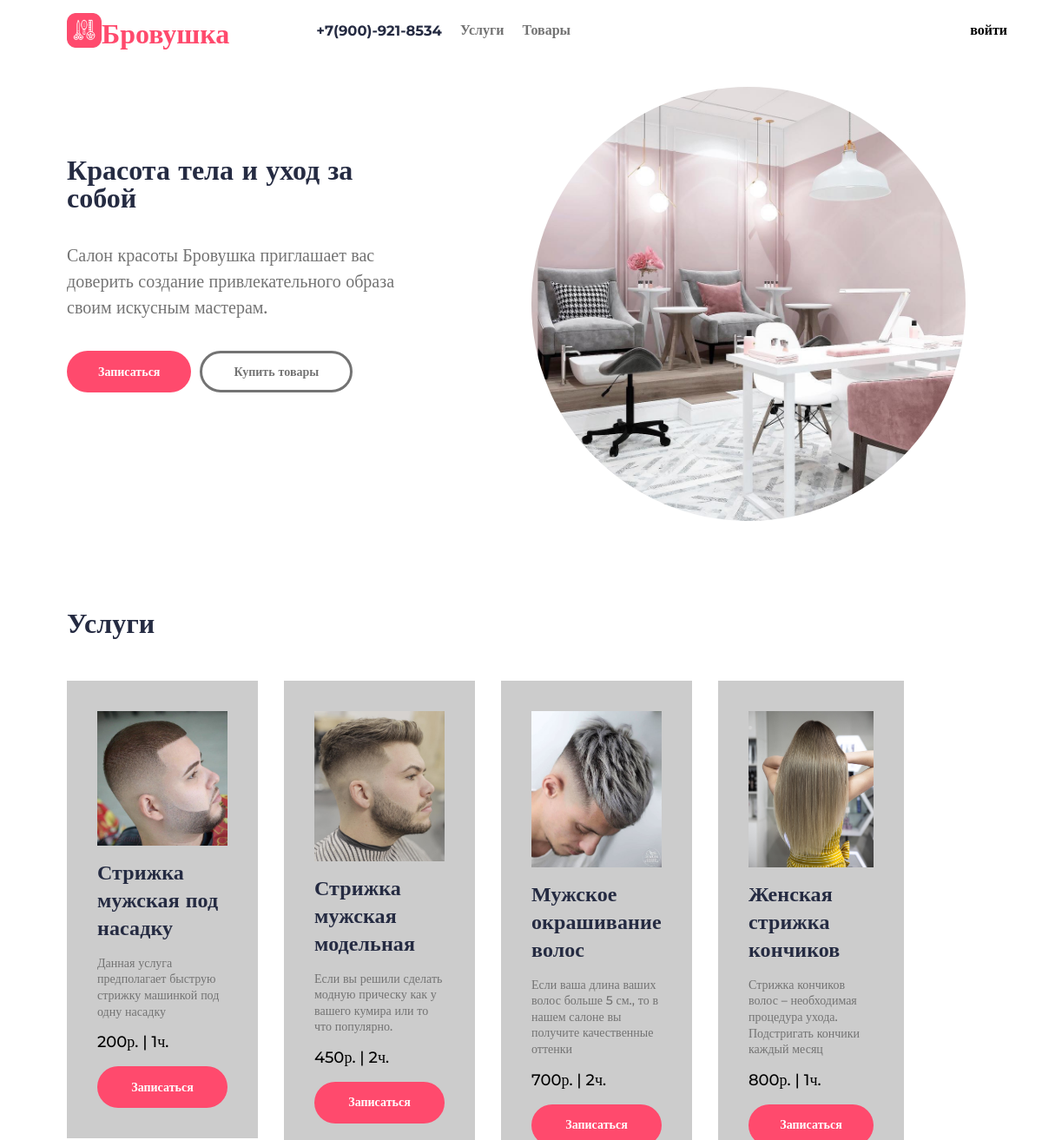
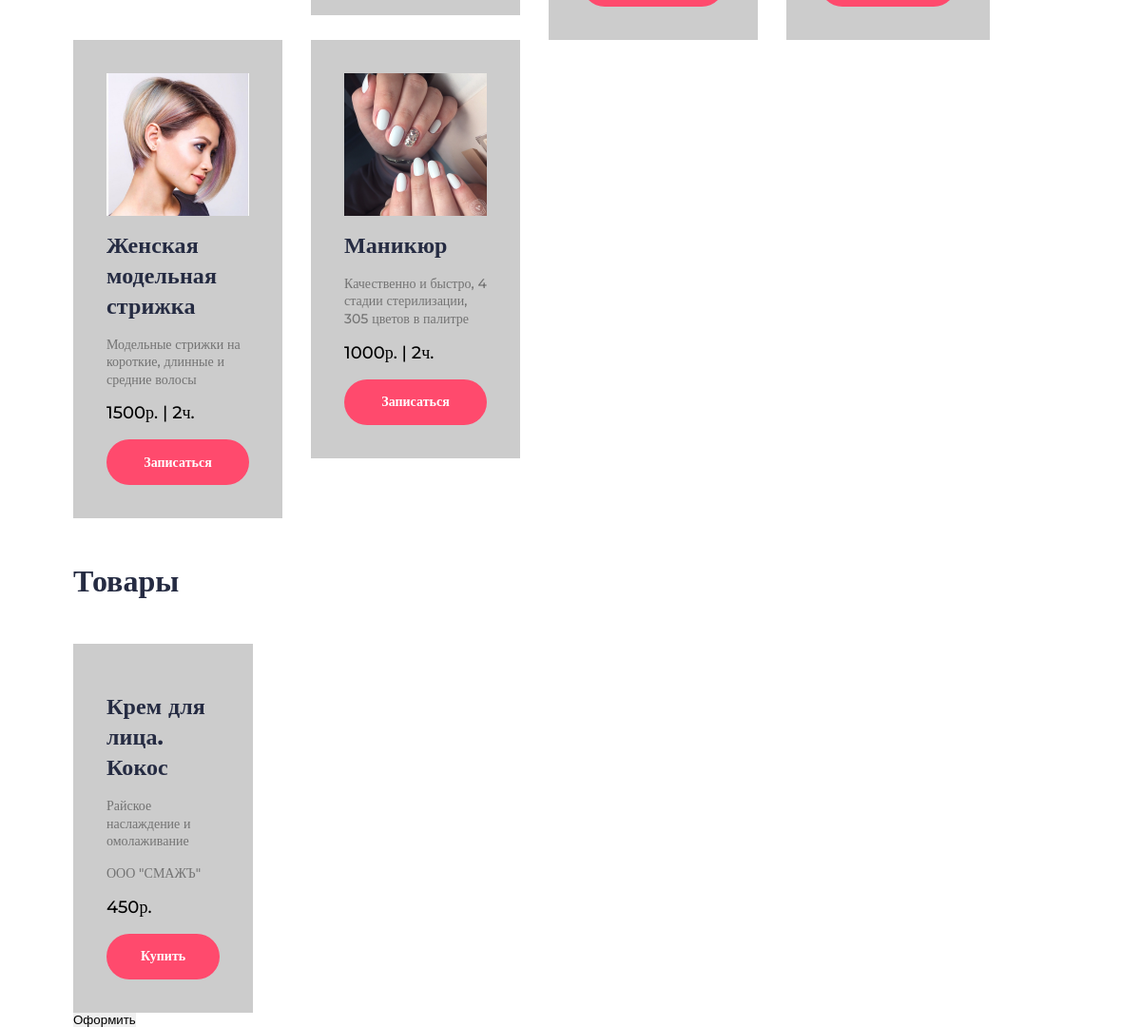
The page / on the database its author committed (2 pictures, top to bottom).
### service/models.py (models this page shows, shortened)
class Service(models.Model):
    title = models.CharField("Услуга", max_length=100, blank=True)
    description = models.CharField("Описание", max_length=100, blank=True)
    price = models.PositiveIntegerField("Цена", max_length=100, blank=True)
    duration = models.PositiveIntegerField("Длительность (часов)", max_length=100, blank=True)
    photo = models.ImageField("Фото")

class Product(models.Model):
    title = models.CharField("Продукт", max_length=100, blank=True)
    description = models.CharField("Описание", max_length=100, blank=True)
    price = models.PositiveIntegerField("Цена", blank=True)
    weight = models.PositiveIntegerField("Вес",  blank=True)
    size = models.PositiveIntegerField("Обьем в см. куб.", blank=True)
    category = models.ForeignKey(ProductCategory, verbose_name="Категория", on_delete=models.CASCADE)
    production = models.ForeignKey(Production, verbose_name="Производитель", on_delete=models.CASCADE)
    photo = models.ImageField("Фото")

class Production(models.Model):
    title = models.CharField("Производитель", max_length=100, blank=True)
    def __str__(self):
        return self.title

### service/views.py (the view)
# urls.py: path('', MainView.as_view(), name='main_page'),
class MainView(View):
    def get(self, request):
        serv = Service.objects.all()
        prod = Product.objects.all()
        return render(request, "main_page.html", {'serv': serv, 'prod': prod})

### service/templates/main_page.html (shortened to what this page needs)
<!DOCTYPE html>
{% load static %}
<html lang="en">
<head>
    <link
      rel="stylesheet"
      type="text/css"
      media="screen"
      href="{% static 'css/style.css' %}"
    />
</head>
<body>
    <div class="wrapper">
        <header class="header">
            <div class="header__container _container">
                <a href="{% url 'main_page' %}" class="header__logo">
                    <img src="../../media/beauty_logo.png" alt="">
                    <h3 class="header__text">Бровушка</h3>
                </a>
                <nav class="header__menu">
                    <ul class="menu__list">
                        <li class="menu__item">
                            <h3>+7(900)-921-8534</h3>
                        </li>
                        <li class="menu__item">
                            <a href="#service" class="menu__link">Услуги</a>
                        </li>
                        <li class="menu__item">
                            <a href="#products" class="menu__link">Товары</a>
                        </li>
                        <li class="menu__item">
                            {% if user.is_authenticated %}
                                <h3>
                                    <a href="client/{{ user.id }}" class="menu__link user__name">{{ user }}</a>
                                    <a href="{% url "logout" %}" class="menu__link user__logout">выйти</a>
                                </h3>
                            {% else %}
                                <a href="{% url 'login' %}" class="menu__link user__login">войти</a>
                            {% endif %}
                        </li>
                    </ul>
                </nav>
            </div>
        </header>
        <main class="page">
            <div class="main-block _container">
                <div class="main-block__body">
                    <h1 class="main-block__title">
                        Красота тела и уход за собой
                    </h1>
                    <div class="main-block__text">
                        Салон красоты Бровушка приглашает вас доверить создание привлекательного образа своим искусным мастерам.
                    </div>
                    <div class="main-block__buttons">
                        <a href="#service" class="main-block__button main-block__button_pink">Записаться</a>
                        <a href="#products" class="main-block__button main-block__button_border">Купить товары</a>
                    </div>
                </div>
                <div class="main-block__image _ibg">
                    <img src="../../media/main.jpg" alt="cover" />
                </div>
            </div>
            <section class="services-block _container" id="service">
                <h3 class="services__title">Услуги</h3>
                <div class="services__body">
                    {% for i in serv.values %}
                        <div class="services__column">
                            <div class="services__item">
                                <img src="../../media/{{ i.photo }}" alt="">
                                <h3 class="item-service__title">{{ i.title }}</h3>
                                <div class="item-service__text">{{ i.description }}</div>
                                <div class="item-service__text item_price">{{ i.price }}р. | {{ i.duration }}ч.</div>
                                <a href="" class="item-service__button">Записаться</a>
                            </div>
                        </div>
                    {% endfor %}
                </div>
            </section>
            <section class="product-block _container">
                <h3 class="product__title" id="products">Товары</h3>
                <div class="product__body">
                    {% for i in prod %}
                        <div class="product__column">
                            <div class="product__item">
                                <h3 class="item-product__title">{{ i.title }}</h3>
                                <div class="item-product__text">{{ i.description }}</div>
                                <div class="item-product__text">{{ i.production }}</div>
                                <div class="item-product__text item_price">{{ i.price }}р.</div>
                                <a href="" class="item-product__button">Купить</a>
                            </div>
                        </div>
                    {% endfor %}
                </div>
            </section>
            <section class="buy_block _container">
                <form method="post">
                    <button type="submit">Оформить</button>
                </form>
            </section>
        </main>
    </div>
</body>
</html>

### static/css/style.css (style rules this page uses)
*, *::before, *::after { padding: 0; margin: 0; border: 0; box-sizing: border-box; }
Ul, ol, li { list-style: none; }
a { text-decoration: none; }
img { vertical-align: top; }
html, body { height: 100%; line-height: 1; font-size: 14px; color: #252b42; font-family: Montserrat; font-weight: 500; }
.wrapper { min-width: 100%; overflow: hidden; flex-direction: column; }
._container { max-width: 1046px; margin: 0px auto; padding: 0 15px; box-sizing: content-box; }
.header { position: absolute; width: 100%; left: 0; top: 0; z-index: 50; }
.header__container { display: flex; min-height: 70px; align-items: center; }
.header__logo { display: flex; text-align: center; align-items: flex-end; }
.header__logo img { width: 40px; }
.header__text { font-size: 32px; font-weight: 700; color: #FF4A6D; }
.menu__list { display: flex; flex-wrap: wrap; margin: 0px 0px 0px 100px; }
.menu__item:last-child { position: absolute; right: 40px; }
.menu__item:not(:last-child) { margin: 0px 21px 0px 0px; }
.menu__link { color: #737373; font-weight: 600; font-size: 16px; }
.user__login, .user__logout { color: black; }
.page { flex: 1 1 auto; }
.main-block { position: relative; }
.main-block__body { padding: 180px 0px 200px 0px; position: relative; z-index: 2; max-width: 390px; }
.main-block__body > *:not(:last-child) { margin: 0px 0px 35px 0px; }
.main-block__title { font-size: 32px; font-weight: 800; }
.main-block__text { color: #737373; font-size: 20px; line-height: 150%; }
.main-block__buttons { display: inline-flex; flex-wrap: wrap; }
.main-block__button { border-radius: 37px; display: flex; min-height: 48px; justify-content: center; align-items: center; padding: 5px 36px; font-weight: 700; line-height: 150%; text-align: center; }
.main-block__button:not(:last-child) { margin: 0px 10px 0px 0px; }
.main-block__button_pink { background: #FF4A6D; color: #fff; }
.main-block__button_border { border: 3px solid #737373; color: #737373; }
.main-block__image { position: absolute; width: 100%; height: 100%; top: 100px; left: 550px; }
.main-block__image img { object-position: center; border-radius: 300px; width: 500px; }
.services-block { margin-top: 50px; }
.services__title { font-size: 32px; margin-bottom: 50px; }
.services__body { display: flex; margin: 0px -15px; flex-wrap: wrap; }
.services__column { padding: 0px 15px; flex: 0 1 15%; }
.services__item { padding: 35px; max-width: 300px; background-color: #cccccc; }
.services__item > *:not(:last-child) { margin: 0px 0px 15px 0px; }
.services__item img { max-width: 150px; max-height: 180px; }
.item-service__title { font-weight: 700; font-size: 24px; line-height: 133%; letter-spacing: 0.1px; }
.item-service__text { color: #737373; line-height: 133%; }
.item_price { font-size: 18px; color: black; }
.item-service__button { border-radius: 37px; display: flex; min-height: 48px; justify-content: center; align-items: center; padding: 5px 36px; font-weight: 700; line-height: 150%; text-align: center; background: #FF4A6D; color: #fff; }
.product-block { margin-top: 50px; }
.product__title { font-size: 32px; margin-bottom: 50px; }
.product__body { display: flex; margin: 0px -15px; flex-wrap: wrap; }
.product__column { padding: 0px 15px; flex: 0 1 15%; }
.product__item { padding: 35px; max-width: 300px; background-color: #cccccc; }
.product__item > *:not(:last-child) { margin: 0px 0px 15px 0px; }
.item-product__title { font-weight: 700; font-size: 24px; line-height: 133%; letter-spacing: 0.1px; }
.item-product__text { color: #737373; line-height: 133%; }
.item-product__button { border-radius: 37px; display: flex; min-height: 48px; justify-content: center; align-items: center; padding: 5px 36px; font-weight: 700; line-height: 150%; text-align: center; background: #FF4A6D; color: #fff; }

### rows shown on the page
Service: photo (picture), title "Стрижка мужская под насадку", description "Данная услуга предполагает быструю стрижку машинкой под одну насадку", price "200", duration "1"
Service: photo (picture), title "Стрижка мужская модельная", description "Если вы решили сделать модную прическу как у вашего кумира или то что популярно.", price "450", duration "2"
Service: photo (picture), title "Мужское окрашивание волос", description "Если ваша длина ваших волос больше 5 см., то в нашем салоне вы получите качественные оттенки", price "700", duration "2"
Service: photo (picture), title "Женская стрижка кончиков", description "Стрижка кончиков волос – необходимая процедура ухода. Подстригать кончики каждый месяц", price "800", duration "1"
Service: photo (picture), title "Женская модельная стрижка", description "Модельные стрижки на короткие, длинные и средние волосы", price "1500", duration "2"
Service: photo (picture), title "Маникюр", description "Качественно и быстро, 4 стадии стерилизации, 305 цветов в палитре", price "1000", duration "2"
Product: title "Крем для лица. Кокос", description "Райское наслаждение и омолаживание", production "ООО \"СМАЖЪ\"", price "450"
